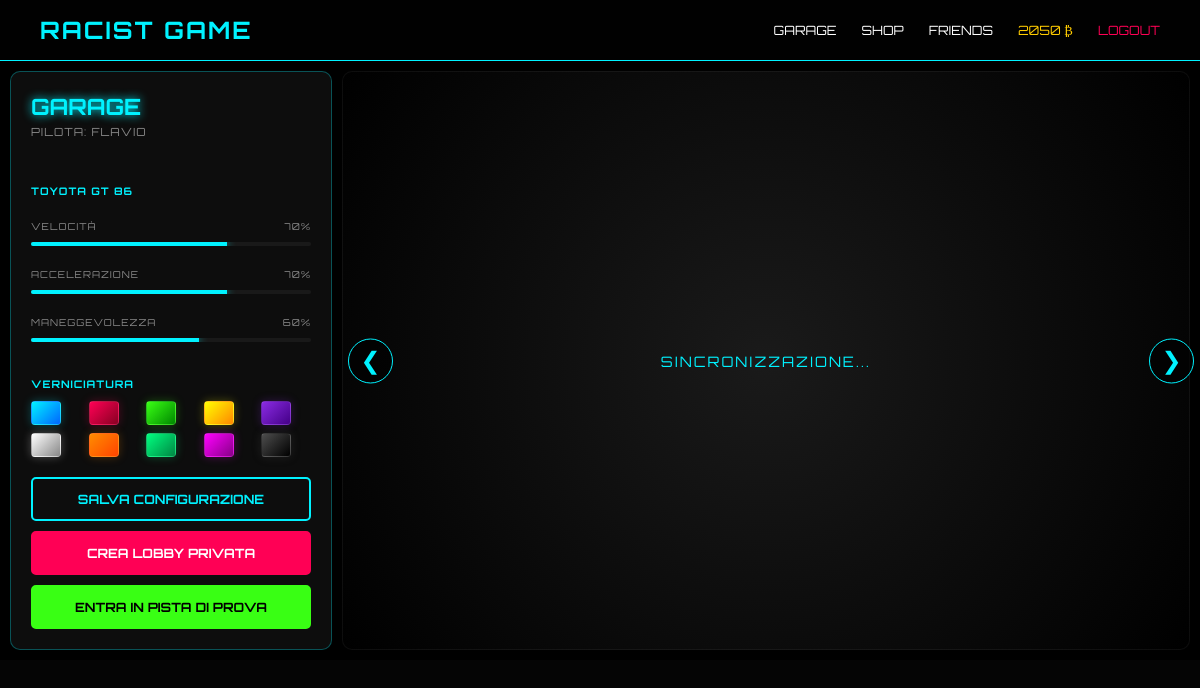
/garage (signed in), run on the app's committed database.
### models.py (models this page shows)
class User(db.Model, UserMixin):
    id = db.Column(db.Integer, primary_key=True)
    username = db.Column(db.String(20), unique=True, nullable=False)
    password = db.Column(db.String(128), nullable=False)
    credits = db.Column(db.Integer, default=100)
    active_car_id = db.Column(db.Integer, nullable=True)
    lobby_id = db.Column(db.Integer, db.ForeignKey('lobby.id'), nullable=True)
    owned_cars = db.relationship('UserCar', backref='owner', lazy=True)

class CarCatalog(db.Model):
    id = db.Column(db.Integer, primary_key=True)
    name = db.Column(db.String(50), nullable=False)
    model_path = db.Column(db.String(100), default='generic_car.glb')
    speed = db.Column(db.Integer, default=50)
    accel = db.Column(db.Integer, default=50)
    handling = db.Column(db.Integer, default=50)
    price = db.Column(db.Integer, default=0)

### server.py (the view, shortened to what this page needs)
@app.route('/garage')
@login_required
def garage():
    if current_user.lobby_id:
        current_user.lobby_id = None
        db.session.commit()
    car_id = request.args.get('select_car', type=int)
    if car_id:
        owned = UserCar.query.filter_by(id=car_id, user_id=current_user.id).first()
        if owned:
            current_user.active_car_id = owned.id
            db.session.commit()
    user_cars = (
        db.session.query(UserCar, CarCatalog)
        .join(CarCatalog)
        .filter(UserCar.user_id == current_user.id)
        .all()
    )
    active_pair = next(
        (p for p in user_cars if p.UserCar.id == current_user.active_car_id),
        user_cars[0] if user_cars else None
    )
    active_car = active_pair.UserCar if active_pair else None
    car_info = active_pair.CarCatalog if active_pair else None
    return render_template(
        'garage.html',
        user_car=active_car,
        car_info=car_info,
        all_cars=user_cars,
        model_file=car_info.model_path if car_info else 'auto.glb'
    )

### server.py (called while the page is built)
@login_manager.user_loader
def load_user(user_id):
    return User.query.get(int(user_id))

### templates/garage.html (shortened to what this page needs)
{% extends "base.html" %}
{% block content %}
<div style="display: flex; height: auto; width: 100vw; padding: 10px; box-sizing: border-box; gap: 10px; overflow: hidden; background: #000; font-family: 'Orbitron', sans-serif;">
    <div class="glass-panel" style="width: 280px; display: flex; flex-direction: column; padding: 20px; background: rgba(15,15,15,0.9); border: 1px solid rgba(0,242,255,0.3); border-radius: 10px; height: 100%; gap: 20px;">
        <div>
            <h2 style="color: #00f2ff; margin: 0; font-size: 1.4em; text-shadow: 0 0 10px #00f2ff;">GARAGE</h2>
            <p style="opacity: 0.5; margin: 5px 0 20px 0; font-size: 0.7em; letter-spacing: 1px;">PILOTA: {{ current_user.username }}</p>
            <div style="display: flex; flex-direction: column; gap: 12px;">
                <label style="font-size: 0.65em; color: #00f2ff; display: block; margin: 25px 0 10px 0; letter-spacing: 1px; font-weight: bold;"><span>{{ car_info.name }}</span></label>
                <div>
                    <div class="stat-label"><span>VELOCITÀ</span><span>{{ car_info.speed }}%</span></div>
                    <div class="stat-bar"><div class="stat-fill" style="width: {{ car_info.speed }}%;"></div></div>
                </div>
                <div>
                    <div class="stat-label"><span>ACCELERAZIONE</span><span>{{ car_info.accel }}%</span></div>
                    <div class="stat-bar"><div class="stat-fill" style="width: {{ car_info.accel }}%;"></div></div>
                </div>
                <div>
                    <div class="stat-label"><span>MANEGGEVOLEZZA</span><span>{{ car_info.handling }}%</span></div>
                    <div class="stat-bar"><div class="stat-fill" style="width: {{ car_info.handling }}%;"></div></div>
                </div>
            </div>
            <label style="font-size: 0.65em; color: #00f2ff; display: block; margin: 25px 0 10px 0; letter-spacing: 1px; font-weight: bold;">VERNICIATURA</label>
            <div style="display: grid; grid-template-columns: repeat(5, 1fr); gap: 8px;">
                {% for hex, grad in colors %}
                <div onclick="applyCarColor('{{ hex }}')"
                    class="color-dot"
                    style="background: {{ grad }}; box-shadow: 0 0 10px {{ hex }}44;">
                </div>
                {% endfor %}
            </div>
        </div>
        <div style="display: flex; flex-direction: column; gap: 10px;">
            <button id="saveBtn" class="btn-main">SALVA CONFIGURAZIONE</button>
            <a href="/create_lobby" class="btn-main" style="background: #ff0055; color: #fff; text-align: center; text-decoration: none; border-color: #ff0055;">
                CREA LOBBY PRIVATA
            </a>
            <a href="/race" class="btn-main" style="background: #39ff14; color: #000; text-align: center; text-decoration: none; border-color: #39ff14;">
                ENTRA IN PISTA DI PROVA
            </a>
        </div>
    </div>
    <div style="flex-grow: 1; position: relative; background: radial-gradient(circle, #1a1a1a 0%, #000 100%); border-radius: 10px; border: 1px solid rgba(255,255,255,0.05);">
        {% if all_cars|length > 1 %}
        <div style="position: absolute; top: 50%; width: 100%; display: flex; justify-content: space-between; padding: 0 5px; transform: translateY(-50%); z-index: 100; pointer-events: none;">
            <button class="nav-arrow" onclick="changeCar(-1)" style="pointer-events: auto;">&#10094;</button>
            <button class="nav-arrow" onclick="changeCar(1)" style="pointer-events: auto;">&#10095;</button>
        </div>
        {% endif %}
        <div id="canvas-container" class="car-viewer"
             data-model="{{ url_for('static', filename='models/' + model_file) }}"
             style="width: 100%; height: 100%;">
            <div class="loading-text" style="position: absolute; top: 50%; left: 50%; color: #00f2ff; transform: translate(-50%, -50%); font-size: 0.9em; letter-spacing: 2px;">SINCRONIZZAZIONE...</div>
        </div>
    </div>
</div>
{% endblock %}

### templates/base.html (shortened to what this page needs)
<!DOCTYPE html>
<html lang="it">
<head>
    <link rel="stylesheet" href="{{ url_for('static', filename='css/style.css') }}">
</head>
<body>
    <nav class="navbar" style="display: flex; justify-content: space-between; align-items: center; padding: 15px 40px; background: rgba(0,0,0,0.8); border-bottom: 1px solid #00f2ff;">
        <strong style="font-family: 'Orbitron'; color: #00f2ff; font-size: 1.5em; letter-spacing: 2px;">RACIST GAME</strong>
        {% if current_user.is_authenticated %}
        <div style="display: flex; gap: 25px; font-family: 'Orbitron'; font-size: 0.8em;">
            <a href="{{ url_for('garage') }}" style="color: #fff; text-decoration: none; hover: color:#00f2ff;">GARAGE</a>
            <a href="{{ url_for('shop') }}" style="color: #fff; text-decoration: none;">SHOP</a>
            <a href="{{ url_for('social_page') }}" style="color: #fff; text-decoration: none;">FRIENDS</a>
            <span style="color: #ffcc00;">{{ current_user.credits }} ₿</span>
            <a href="{{ url_for('logout') }}" style="color: #ff0055; text-decoration: none;">LOGOUT</a>
        </div>
        {% endif %}
    </nav>
    {% block content %}{% endblock %}
</body>
</html>

### static/css/style.css (style rules this page uses)
body { margin: 0; background: #050505; color: #fff; font-family: 'Rajdhani', sans-serif; overflow-x: hidden; }
.glass-panel { background: rgba(20, 20, 20, 0.7); backdrop-filter: blur(15px); border: 1px solid rgba(255, 255, 255, 0.1); border-radius: 15px; padding: 30px; box-shadow: 0 8px 32px 0 rgba(0, 0, 0, 0.8); }
.stat-bar { width: 100%; height: 8px; background: #222; border-radius: 4px; margin: 10px 0; overflow: hidden; }
.stat-fill { height: 100%; background: #00f2ff; box-shadow: 0 0 10px #00f2ff; }
.color-dot { height: 28px; width: 28px; border-radius: 6px; cursor: pointer; border: 1px solid rgba(255,255,255,0.2); transition: all 0.3s cubic-bezier(0.175, 0.885, 0.32, 1.275); }

### templates/garage.html (style rules this page uses)
.stat-label { display: flex; justify-content: space-between; font-size: 0.6em; color: #888; margin-bottom: 4px; letter-spacing: 1px; }
.stat-bar { background: rgba(255,255,255,0.05); height: 4px; border-radius: 2px; overflow: hidden; }
.stat-fill { background: #00f2ff; height: 100%; box-shadow: 0 0 10px #00f2ff; transition: width 0.5s ease; }
.color-dot { height: 22px; border-radius: 4px; cursor: pointer; border: 1px solid rgba(255,255,255,0.1); transition: 0.2s; }
.btn-main { padding: 12px; border: 2px solid #00f2ff; background: transparent; color: #00f2ff; font-family: 'Orbitron'; font-weight: bold; cursor: pointer; font-size: 0.8em; transition: 0.3s; border-radius: 5px; }
.nav-arrow { background: rgba(0,0,0,0.6); border: 1px solid #00f2ff; color: #00f2ff; width: 45px; height: 45px; cursor: pointer; border-radius: 50%; display: flex; align-items: center; justify-content: center; font-size: 1.5em; transition: 0.3s; }

### data on the page
User: credits "2050", username "FLAVIO"
CarCatalog: name "TOYOTA GT 86", speed "70", accel "70", handling "60"
